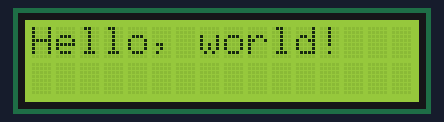
The sketch below on a simulated Arduino Uno, built with avr-gcc and run on an emulated ATmega328P. Parts: 16×2 character LCD.

Above: at 0.1 s.
At 3.1 s:
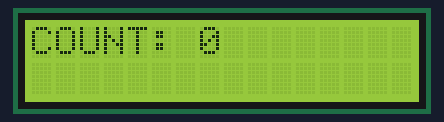
At 12.2 s:
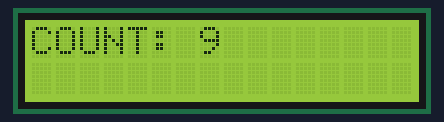
At 20.3 s:
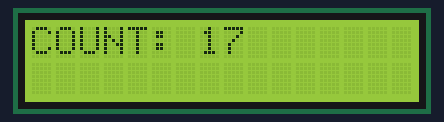
At 29.4 s:
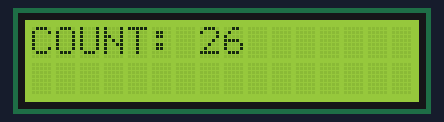
At 38.6 s:
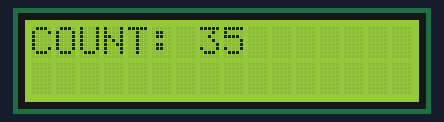

Measured:
- what the display in image 1 shows lasts 1.0 s, from 3.1 s to 4.1 s

The sketch:

2.6_lcd1602.ino
```cpp
#include <Wire.h>
#include <LiquidCrystal_I2C.h>

//SDA->21,SCL->22
LiquidCrystal_I2C lcd(0x27,16,2);  // set the LCD address to 0x27 for a 16 chars and 2 line display

int count = 0;

void setup()
{
  lcd.init();// initialize the lcd
  lcd.backlight(); // Turns on the LCD backlight.
  lcd.print("Hello, world!");   // Print a message to the LCD.
  delay(3000);
}

void loop()
{
  lcd.clear();
  lcd.setCursor(0, 0); // Sets the cursor position to the first row and first column (0, 0).
  lcd.print("COUNT: ");
  lcd.print(count); // Prints the current value of the count variable.
  delay(1000);
  count++; // Increments the counter by 1.
}
```
